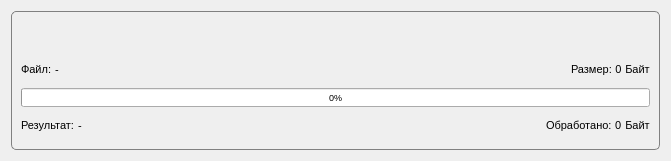
<?xml version="1.0" encoding="UTF-8"?>
<ui version="4.0">
 <class>Form</class>
 <widget class="QWidget" name="Form">
  <property name="geometry">
   <rect>
    <x>0</x>
    <y>0</y>
    <width>671</width>
    <height>161</height>
   </rect>
  </property>
  <property name="sizePolicy">
   <sizepolicy hsizetype="Preferred" vsizetype="Fixed">
    <horstretch>0</horstretch>
    <verstretch>0</verstretch>
   </sizepolicy>
  </property>
  <property name="maximumSize">
   <size>
    <width>16777215</width>
    <height>161</height>
   </size>
  </property>
  <property name="font">
   <font>
    <pointsize>1</pointsize>
   </font>
  </property>
  <property name="windowTitle">
   <string>Form</string>
  </property>
  <property name="styleSheet">
   <string notr="true"/>
  </property>
  <layout class="QVBoxLayout" name="verticalLayout">
   <item>
    <widget class="QFrame" name="Frame">
     <property name="styleSheet">
      <string notr="true">#Frame {
    border: 1px solid gray;
	border-radius: 5px;
}</string>
     </property>
     <property name="frameShape">
      <enum>QFrame::StyledPanel</enum>
     </property>
     <property name="frameShadow">
      <enum>QFrame::Raised</enum>
     </property>
     <layout class="QVBoxLayout" name="verticalLayout_2">
      <property name="spacing">
       <number>3</number>
      </property>
      <property name="bottomMargin">
       <number>9</number>
      </property>
      <item>
       <widget class="QLabel" name="L_DateTime">
        <property name="font">
         <font>
          <pointsize>8</pointsize>
         </font>
        </property>
        <property name="text">
         <string/>
        </property>
        <property name="alignment">
         <set>Qt::AlignCenter</set>
        </property>
       </widget>
      </item>
      <item>
       <layout class="QHBoxLayout" name="horizontalLayout">
        <item>
         <widget class="QLabel" name="label">
          <property name="font">
           <font>
            <pointsize>8</pointsize>
           </font>
          </property>
          <property name="text">
           <string>Файл:</string>
          </property>
         </widget>
        </item>
        <item>
         <widget class="QLabel" name="L_Filename">
          <property name="font">
           <font>
            <pointsize>8</pointsize>
            <bold>false</bold>
           </font>
          </property>
          <property name="text">
           <string>-</string>
          </property>
         </widget>
        </item>
        <item>
         <spacer name="horizontalSpacer">
          <property name="orientation">
           <enum>Qt::Horizontal</enum>
          </property>
          <property name="sizeHint" stdset="0">
           <size>
            <width>40</width>
            <height>20</height>
           </size>
          </property>
         </spacer>
        </item>
        <item>
         <layout class="QHBoxLayout" name="horizontalLayout_2">
          <item>
           <widget class="QLabel" name="label_2">
            <property name="font">
             <font>
              <pointsize>8</pointsize>
             </font>
            </property>
            <property name="text">
             <string>Размер:</string>
            </property>
           </widget>
          </item>
          <item>
           <widget class="QLabel" name="L_Size">
            <property name="font">
             <font>
              <pointsize>8</pointsize>
              <bold>false</bold>
             </font>
            </property>
            <property name="text">
             <string>0</string>
            </property>
            <property name="alignment">
             <set>Qt::AlignCenter</set>
            </property>
           </widget>
          </item>
          <item>
           <widget class="QLabel" name="label_3">
            <property name="font">
             <font>
              <pointsize>8</pointsize>
             </font>
            </property>
            <property name="text">
             <string>Байт</string>
            </property>
            <property name="alignment">
             <set>Qt::AlignCenter</set>
            </property>
           </widget>
          </item>
         </layout>
        </item>
       </layout>
      </item>
      <item>
       <widget class="QProgressBar" name="PB_Progress">
        <property name="enabled">
         <bool>true</bool>
        </property>
        <property name="font">
         <font>
          <pointsize>7</pointsize>
         </font>
        </property>
        <property name="value">
         <number>0</number>
        </property>
       </widget>
      </item>
      <item>
       <layout class="QHBoxLayout" name="horizontalLayout_4">
        <item>
         <widget class="QLabel" name="label_6">
          <property name="font">
           <font>
            <pointsize>8</pointsize>
           </font>
          </property>
          <property name="text">
           <string>Результат:</string>
          </property>
         </widget>
        </item>
        <item>
         <widget class="QLabel" name="L_Result">
          <property name="font">
           <font>
            <pointsize>8</pointsize>
            <bold>false</bold>
           </font>
          </property>
          <property name="text">
           <string>-</string>
          </property>
         </widget>
        </item>
        <item>
         <spacer name="horizontalSpacer_4">
          <property name="orientation">
           <enum>Qt::Horizontal</enum>
          </property>
          <property name="sizeHint" stdset="0">
           <size>
            <width>40</width>
            <height>20</height>
           </size>
          </property>
         </spacer>
        </item>
        <item>
         <layout class="QHBoxLayout" name="horizontalLayout_3">
          <item>
           <widget class="QLabel" name="label_4">
            <property name="font">
             <font>
              <pointsize>8</pointsize>
             </font>
            </property>
            <property name="text">
             <string>Обработано:</string>
            </property>
           </widget>
          </item>
          <item>
           <widget class="QLabel" name="L_ProcessSize">
            <property name="font">
             <font>
              <pointsize>8</pointsize>
              <bold>false</bold>
             </font>
            </property>
            <property name="text">
             <string>0</string>
            </property>
           </widget>
          </item>
          <item>
           <widget class="QLabel" name="label_5">
            <property name="font">
             <font>
              <pointsize>8</pointsize>
             </font>
            </property>
            <property name="text">
             <string>Байт</string>
            </property>
            <property name="alignment">
             <set>Qt::AlignCenter</set>
            </property>
           </widget>
          </item>
         </layout>
        </item>
       </layout>
      </item>
     </layout>
    </widget>
   </item>
  </layout>
 </widget>
 <resources/>
 <connections/>
</ui>
